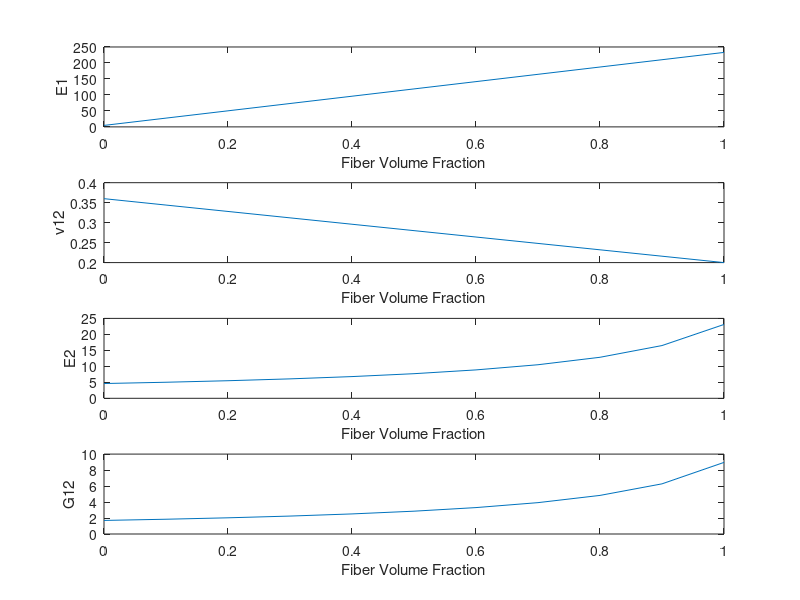

Source code (MATLAB): (Note: this script raises an error after producing the figure.)
%Derrik Adams
%1/31/18
%Composite Homework
clear all
%% C1
%Define given properties in GPa for moduli
Em = 4.62; Ef1 = 233; Ef2 = 23.1; Gf12 = 8.96; Gf23 = 8.27;
Num = .36; Nuf12 = .2; Nuf23 = .4; Vf = .6; Vm = 1-Vf;
Gm = Em/(2*(1+Num));
%Calculate the requested values using RoM
E1 = Ef1*Vf+Em*Vm
Nu12 = Num*Vm+Nuf12*Vf
E2 = (Ef2*Em)/(Vm*Ef2+Vf*Em)
G12 = (Gf12*Gm)/(Vm*Gf12+Vf*Gm)

%% C2
%Using the same values as C1, plot them with varying Vf
Vf = 0:.1:1;
for i=1:length(Vf)
    Vm = 1-Vf(i);
    E1_plot(i)=Ef1*Vf(i)+Em*Vm; Nu12_plot(i)=Num*Vm+Nuf12*Vf(i);
    E2_plot(i)=(Ef2*Em)/(Vm*Ef2+Vf(i)*Em); G12_plot(i)=(Gf12*Gm)/(Vm*Gf12+Vf(i)*Gm);
end
figure(1)
subplot(4,1,1);plot(Vf,E1_plot);xlabel('Fiber Volume Fraction'); ylabel('E1');
subplot(4,1,2);plot(Vf,Nu12_plot);xlabel('Fiber Volume Fraction'); ylabel('v12');
subplot(4,1,3);plot(Vf,E2_plot);xlabel('Fiber Volume Fraction'); ylabel('E2');
subplot(4,1,4);plot(Vf,G12_plot);xlabel('Fiber Volume Fraction'); ylabel('G12');

%% C3
%Define properties for this problem in Pa
E1_3 = 155e9; E2_3 = 12.1e9; G23_3 = 3.2e9; G12_3 = 4.4e9;
Nu23_3 = .458; Nu12_3 = .248; G13_3 = G12_3; Nu13_3 = Nu12_3; E3_3 = E2_3;
sigma2_3 = 100e3/(60e-3*60e-3); %stress = f/a, in Pa
%Define the Stress Matrix resulting from the applied load
StressMat_3 = [0;sigma2_3;0;0;0;0];
%Call function to compute the compliance matrix(S)
S_3 = S_mat(E1_3, E2_3, E3_3, Nu23_3, Nu13_3, Nu12_3, G23_3, G13_3, G12_3);
StrainMat_3 = S_3*StressMat_3;
%Using Strain Matrix, calculate the changes in the x,y,z directions
deltaX_3 = 60*StrainMat_3(1) %Xf = 60+deltaX_3;
deltaY_3 = 60*StrainMat_3(2) %Yf = 60+deltaY_3;
deltaZ_3 = 60*StrainMat_3(3) %Zf = 60+deltaZ_3;

%% C4
%Use the same approach but with aluminum, which is isotropic
StressMat_4 = StressMat_3;
E1_4 = 72.4e9; E2_4 = E1_4; E3_4 = E1_4;
Nu23_4 = .3; Nu13_4 = Nu23_4;  Nu12_4 = Nu23_4;
G23_4 = E1_4/(2*(1+Nu23_4)); G13_4 = G23_4; G12_4 = G23_4;
%Calculate the compliance matrix(S)
S_4 = S_mat(E1_4, E2_4, E3_4, Nu23_4, Nu13_4, Nu12_4, G23_4, G13_4, G12_4);
StrainMat_4 = S_4*StressMat_4;
%Using Strain Matrix, calculate the changes in the x,y,z directions
deltaX_4 = 60*StrainMat_4(1) %Xf = 60+deltaX_4;
deltaY_4 = 60*StrainMat_4(2) %Yf = 60+deltaY_4;
deltaZ_4 = 60*StrainMat_4(3) %Zf = 60+deltaZ_4;

%% C5
%Properties
E1_5 = 155e9; E2_5 = 12.1e9; G23_5 = 3.2e9; G12_5 = 4.4e9;
Nu23_5 = .458; Nu12_5 = .248; G13_5 = G12_5; Nu13_5 = Nu12_5; E3_5 = E2_5;
length = .2; width = .1; thick = .0002; F = 4000;
sigma1_5 = F/(width*thick); %N/m^2
StressMat_5 = [sigma1_5; 0; 0; 0; 0; 0];
S_5 = S_mat(E1_5, E2_5, E3_5, Nu23_5, Nu13_5, Nu12_5, G23_5, G13_5, G12_5);
%Calculate Strain Mat
StrainMat_5 = S_5*StressMat_5;
epsilon3_5 = StrainMat_5(3)

%% C6
%Define properties for this problem in Pa
E1_6 = 155e9; E2_6 = 12.1e6; G23_6 = 3.2e9; G12_6 = 4.4e9;
Nu23_6 = .458; Nu12_6 = .248; G13_6 = G12_6; Nu13_6 = Nu12_6; E3_6 = E2_6;
thick = .0005; eps_xo = 400e-6; eps_yo = 0; gamm_xyo = 0; kxo = 0; kyo = 0; kxyo = 0;
epso_mat = [eps_xo; eps_yo; gamm_xyo]; z = [-2*thick, -thick,0,thick, 2*thick];
Nu21_6 = E2_6*Nu12_6/E1_6;
%(a) Solve for strain components at interface locations (three interface
%locations)
for i = 1:(3)
eps_x(i) = eps_xo+z(i+1)*kxo; %should be z*kxo, but kxo is 0 so z doesn't matter
eps_y(i) = eps_yo+z(i+1)*kyo; %should be z*kyo, but kxo is 0 so z doesn't matter
gamm_xy(i) = gamm_xyo+z(i+1)*kxyo; %should be z*kxyo, but kxo is 0 so z doesn't matter
end

%(b) Solve for the stress in each layer and plot
%Solve for Qbar matrices
Qbar_0 = Qbar_mat(E1_6, E2_6, Nu12_6, Nu21_6, G12_6, 0);
Qbar_90 = Qbar_mat(E1_6, E2_6, Nu12_6, Nu21_6, G12_6, 90);
%Solve for the stresses in lamina 1 (0deg)
z = [-.001, -.0005];
for i = 1:2
    strain1 = [eps_xo+z(i)*kxo; eps_yo+z(i)*kyo; gamm_xyo+z(i)*kxyo];
    StrainValues1(:,i) = strain1;
    StressValues1(:,i) = Qbar_0*strain1;
end
%Solve for the stresses in lamina 2 (90deg)
z = [-.0005, 0];
for i = 1:2
    strain2 = [eps_xo+z(i)*kxo; eps_yo+z(i)*kyo; gamm_xyo+z(i)*kxyo];
    StrainValues2(:,i) = strain2;
    StressValues2(:,i) = Qbar_90*strain2;
end
%Solve for the stresses in lamina 3 (90deg)
z = [0, .0005];
for i = 1:2
    strain3 = [eps_xo+z(i)*kxo; eps_yo+z(i)*kyo; gamm_xyo+z(i)*kxyo];
    StrainValues3(:,i) = strain3;
    StressValues3(:,i) = Qbar_90*strain3;
end
%Solve for the stresses in lamina 4 (0deg)
z = [.0005, .001];
for i = 1:2
    strain4 = [eps_xo+z(i)*kxo; eps_yo+z(i)*kyo; gamm_xyo+z(i)*kxyo];
    StrainValues4(:,i) = strain4;
    StressValues4(:,i) = Qbar_0*strain4;
end
%Plot the stress values
AllStress = [StressValues1, StressValues2, StressValues3, StressValues4];
z = [-.001, -.0005, -.0005, 0, 0, .0005, .0005, .001];
figure(2)
subplot(3,1,1); plot(AllStress(1,:), z)
xlabel('Sigma X (Pa)'); ylabel('z thickness (mm)');
xlim([min(AllStress(1,:))-.1*max(AllStress(1,:)),max(AllStress(1,:))+.1*max(AllStress(1,:))]);
subplot(3,1,2); plot(AllStress(2,:), z)
xlabel('Sigma Y (Pa)'); ylabel('z thickness (mm)');
xlim([min(AllStress(2,:))-.1*max(AllStress(2,:)),max(AllStress(2,:))+.1*max(AllStress(2,:))]);
subplot(3,1,3); plot(AllStress(3,:), z)
xlabel('Sigma Z (Pa)'); ylabel('z thickness (mm)');
xlim([min(AllStress(3,:))-.1*max(AllStress(3,:)),max(AllStress(3,:))+.1*max(AllStress(3,:))]);
%(c) Compute strains in principal system
%Define the transformation matrix
theta1 = 0*pi/180;
theta2 = 90*pi/180;
Trans_mat0= [cos(theta1)^2, sin(theta1)^2, 2*sin(theta1)*cos(theta1);
             sin(theta1)^2, cos(theta1)^2, -2*cos(theta1)*sin(theta1);
             -cos(theta1)*sin(theta1), cos(theta1)*sin(theta1), cos(theta1)^2-sin(theta1)^2];
Trans_mat90 = [cos(theta2)^2, sin(theta2)^2, 2*sin(theta2)*cos(theta2);
             sin(theta2)^2, cos(theta2)^2, -2*cos(theta2)*sin(theta2);
             -cos(theta2)*sin(theta2), cos(theta2)*sin(theta2), cos(theta2)^2-sin(theta2)^2];
%Compute the Strains
for i=1:3
eps_0deg(:,i) = Trans_mat0*[eps_x(i); eps_y(i); gamm_xy(i)/2];
eps_90deg(:,i) = Trans_mat90*[eps_x(i); eps_y(i); gamm_xy(i)/2];
end
%(d) Compute stresses in principal system
Stress_0deg = Trans_mat0*StressValues1(:,1);
sigma1_0 = Stress_0deg(1); sigma2_0 = Stress_0deg(2); tau12_0 = Stress_0deg(3);
Stress_90deg = Trans_mat90*StressValues2(:,1);
sigma1_90 = Stress_90deg(1); sigma2_90 = Stress_90deg(2); tau12_90 = Stress_90deg(3);
